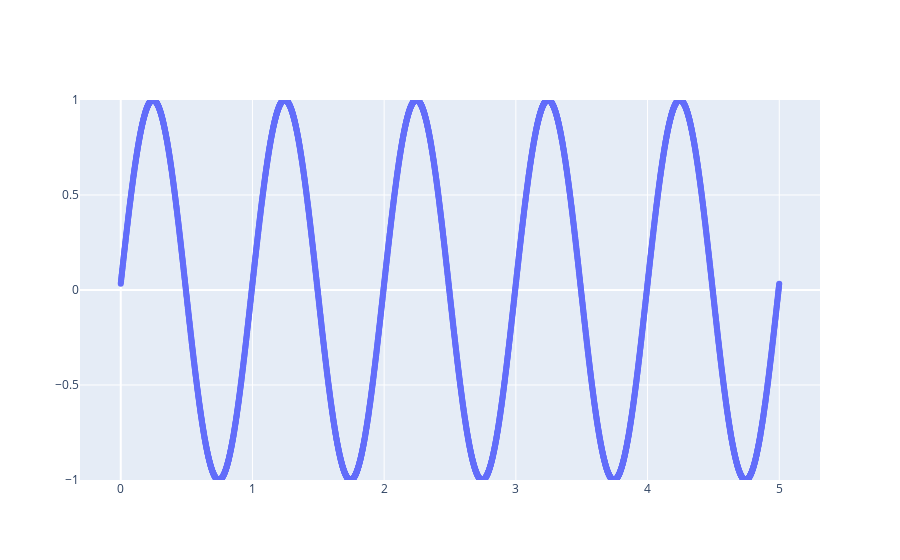

Notebook code for this chart:
### Markdown cell above
频率是 $n * 2π$ 的 n <- 此乃频率，角频率为 $2πn$

$δ = 0$的时候周期无限大故无振荡

### Code cell
# Mean σX: <ψ|σX|ψ>
fig = go.Figure()

fig.add_trace(go.Scatter(
    x=ndMeanXData[:, 0], y=ndMeanXData[:, 1], mode='markers'))

fig.update_yaxes(
    range=[-1, 1],
    dtick=0.5,
)

fig.show()

### Figure 1 — Plotly figure (JSON) as saved in the notebook; plotly's stock layout.template omitted (floating-point values rounded to 4 significant figures; data arrays with more than 128 entries replaced by an {"elided": "..."} marker saying what was removed)
{"data": [{"mode": "markers", "type": "scatter", "x": {"elided": "5001 float values"}, "y": {"elided": "5001 float values"}}], "layout": {"yaxis": {"dtick": 0.5, "range": [-1, 1]}}}
